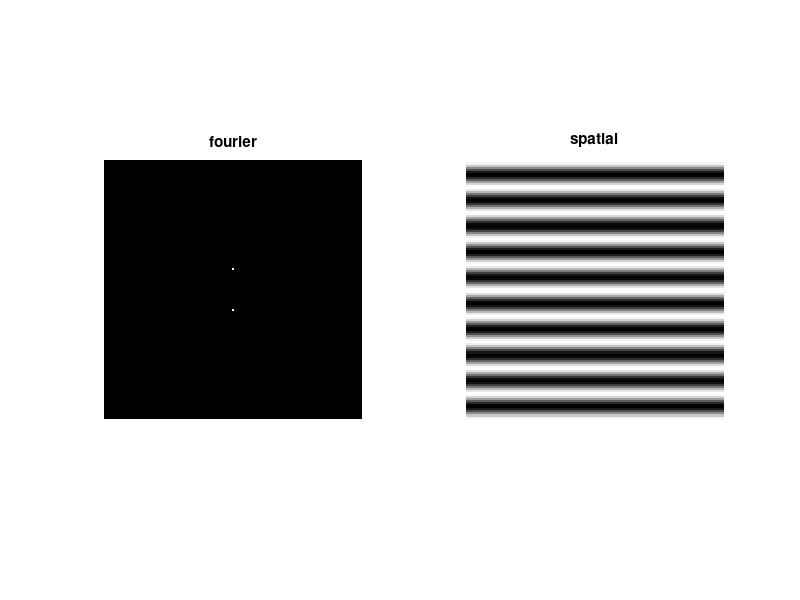

MATLAB code for this plot:
clear;

x = 127;y=127;
im = zeros(x,y);
distance = 10;
im(ceil(y/2)+distance,ceil(x/2)) = 255;
im(ceil(y/2)-distance,ceil(x/2)) = 255;


out = ifftshift(im);
out = real(ifft2(out));

figure;
subplot(1,2,1);imshow(uint8(im)); title('fourier')
subplot(1,2,2);imshow(out,[]); title('spatial')